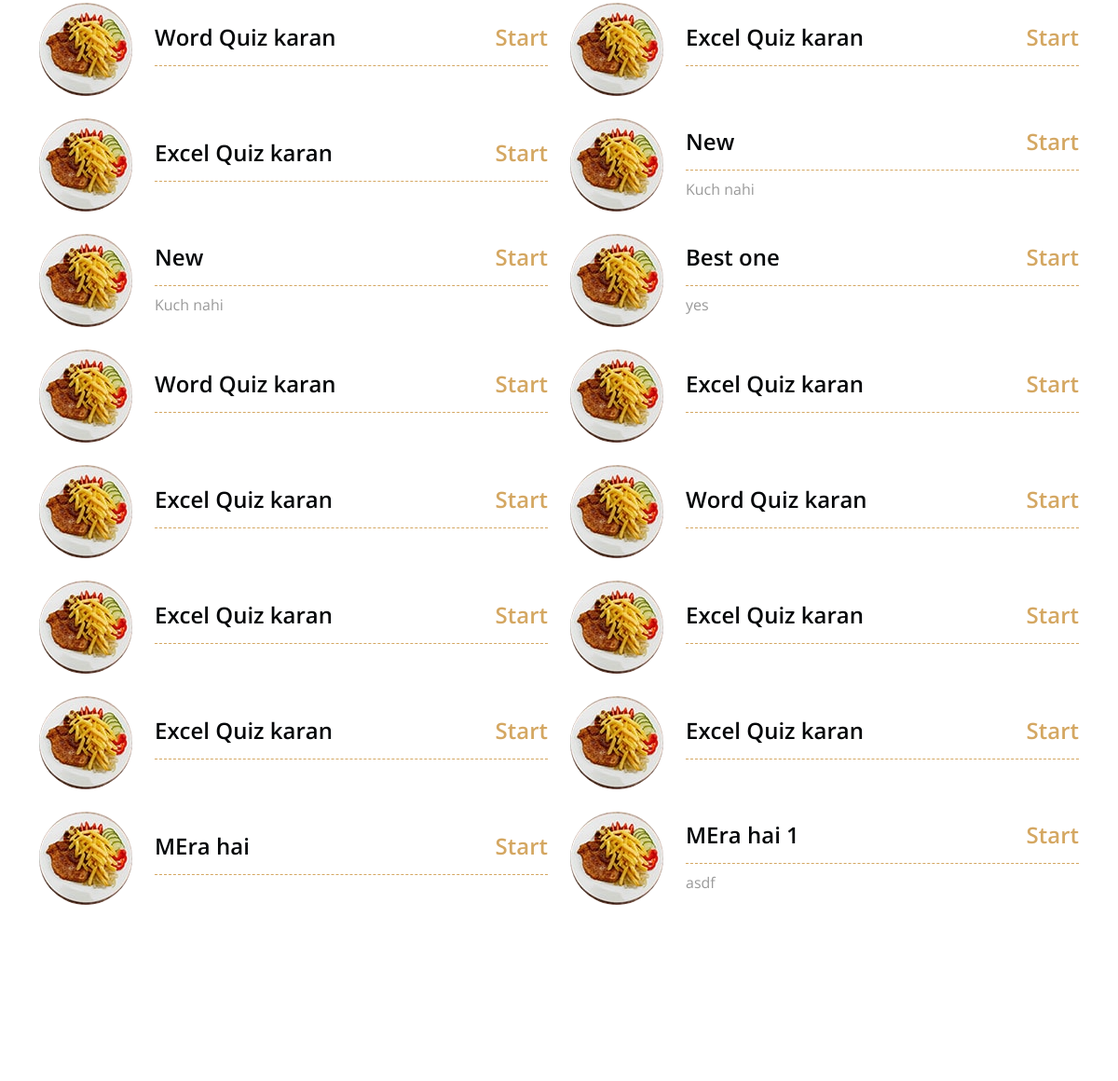
/quiz/ (middle part), run on an earlier commit of the app's database.
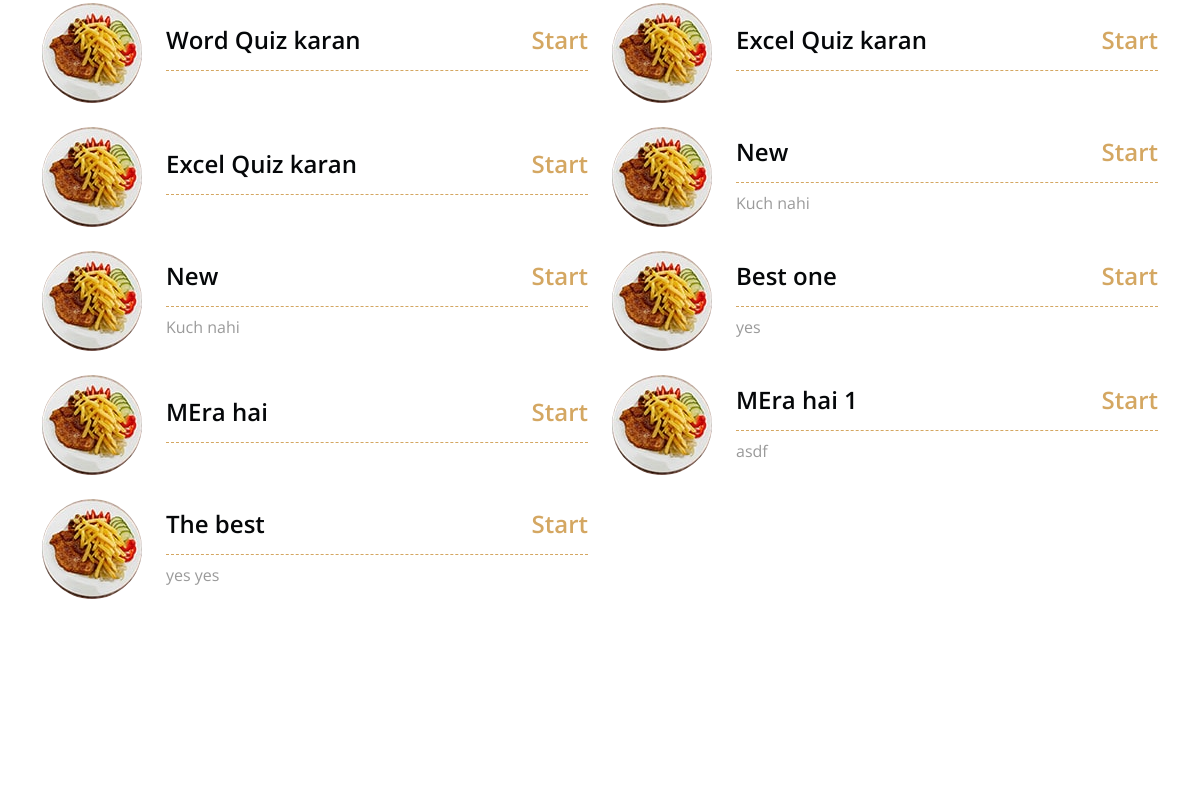
And on a later commit of the database.
### quiz/models.py (models this page shows, shortened)
class Quiz(models.Model):
    title = models.CharField(max_length=255)
    description = models.TextField(blank=True)
    institution = models.ForeignKey(Institution, on_delete=models.CASCADE)
    start_time = models.DateTimeField()
    end_time = models.DateTimeField()
    is_public = models.BooleanField(default=False)
    price = models.DecimalField(max_digits=6, decimal_places=2, default=0.00)
    shuffle_questions = models.BooleanField(default=False)
    created_by = models.ForeignKey(User, on_delete=models.CASCADE, null=True, blank=True)  # 👈 Add this line

### quiz/views.py (the view)
# urls.py: path('', views.quiz_list, name='quiz_list'),
def quiz_list(request):
    quizzes = Quiz.objects.filter(is_public=True)
    return render(request, 'quiz/quiz_list.html', {'quizzes': quizzes})

### quiz/templates/quiz/quiz_list.html (shortened to what this page needs)
{% extends 'base.html' %}
{% load static %}
{% block content %}
        <div class="container-fluid menu py-6">
            <div class="container">
                <div class="tab-class text-center">
                    <div class="tab-content">
                        <div id="tab-6" class="tab-pane fade show p-0 active">
                            <div class="row g-4">
                                {% for quiz in quizzes %}
                                <div class="col-lg-6 wow bounceInUp" data-wow-delay="0.1s">
                                    <div class="menu-item d-flex align-items-center">
                                        <img class="flex-shrink-0 img-fluid rounded-circle" src="img/menu-01.jpg" alt="">
                                        <div class="w-100 d-flex flex-column text-start ps-4">
                                            <div class="d-flex justify-content-between border-bottom border-primary pb-2 mb-2">
                                                <h4>{{ quiz.title }}</h4>
                                                <h4 class="text-primary"><a href="{% url 'solve_quiz' quiz.pk %}">Start</a></h4>
                                            </div>
                                            <p class="mb-0">{{ quiz.description }}</p>
                                        </div>
                                    </div>
                                </div>
                                {% endfor %}
                            </div>
                        </div>
                    </div>
                </div>
            </div>
        </div>
{% endblock %}

What changed in the data, as far as the page shows it:
removed Quiz: title "Word Quiz karan"
removed Quiz: title "Excel Quiz karan"
removed Quiz: title "Excel Quiz karan"
removed Quiz: title "Word Quiz karan"
removed Quiz: title "Excel Quiz karan"
removed Quiz: title "Excel Quiz karan"
removed Quiz: title "Excel Quiz karan"
removed Quiz: title "Excel Quiz karan"
added Quiz: title "The best", description "yes yes"
